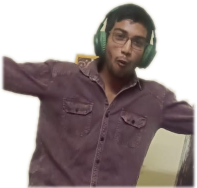
#> input picture assets/teja/teja_hero.png, 197 x 188 px
$ python make_cutout.py assets/teja/teja_hero.png
#> lines starting #> are read from the running program, lines starting #| are printed output that depends on the picture; after the words box and inside, x2 and y2 are one past the last pixel; in counts of white or black regions, pixels touching at a corner belong together; long printed decimals are rounded
import argparse
import numpy as np
from PIL import Image, ImageFilter
from scipy import ndimage

parser = argparse.ArgumentParser(description="Create a transparent character cutout.")
parser.add_argument("source", help="Path to the original character photo")
src = parser.parse_args().source
img = Image.open(src).convert("RGBA")
#> img is the input picture: PIL image 197x188 RGBA; mean R, G, B, A 135.5, 120.6, 109.7, 157.4
arr = np.array(img, dtype=float)
h, w, _ = arr.shape
#> h = 188; w = 197

# Convert to Lab or HSV for cleaner background separation
rgb = arr[:, :, :3] / 255.0

# Brightness
val = np.max(rgb, axis=2)
# Saturation
delta = np.max(rgb, axis=2) - np.min(rgb, axis=2)
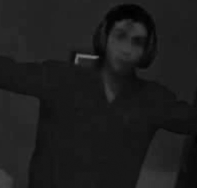
#> delta: shape (188, 197) float64; min 0, max 0.467, mean 0.114
sat = np.zeros_like(val)
nonzero = val > 0
#> nonzero: shape (188, 197) bool; every value is 1
sat[nonzero] = delta[nonzero] / val[nonzero]
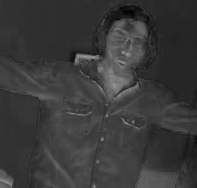
#> sat: shape (188, 197) float64; min 0, max 0.64, mean 0.228

# Wall reference:
# At y < 40, x in [10, 230]
wall_sample = arr[:30, 20:80, :3].mean(axis=(0, 1))
#> wall_sample = [195.3, 188.8, 159.4]
print("Wall sample RGB:", wall_sample)
#| Wall sample RGB: [195.283 188.759 159.445     ]

# Color difference from wall sample
diff = np.sqrt(np.sum((arr[:, :, :3] - wall_sample)**2, axis=2))
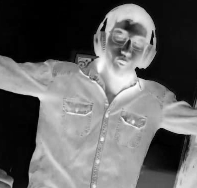
#> diff: shape (188, 197) float64; min 0.58, max 273, mean 107.9; drawn with min black and max white

# Background candidate: low saturation or close to wall color
# Face: skin has distinct R > G > B, saturation > 0.25, R > 130
# Shirt: plum/purple, B and R higher than G, val < 0.5
# Green headphones: G is much higher than R and B!
# Hair: dark, val < 0.35

is_person_feature = (
    # Dark hair or dark shirt
    (val < 0.46) |
    # Green headphones: green channel dominant
    ((arr[:, :, 1] > arr[:, :, 0] + 5) & (arr[:, :, 1] > arr[:, :, 2] + 15) & (arr[:, :, 1] > 60)) |
    # Shirt purple/maroon: R > G and B > G and val < 0.55
    ((arr[:, :, 0] > arr[:, :, 1] + 10) & (arr[:, :, 2] > arr[:, :, 1] + 2) & (val < 0.6)) |
    # Face skin: R > G + 10, G > B + 10, in central face box [45:120, 95:165]
    ((arr[:, :, 0] > arr[:, :, 1] + 8) & (arr[:, :, 1] > arr[:, :, 2] + 10) & (diff > 25))
)
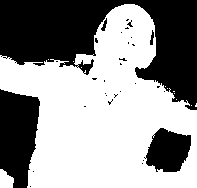
#> is_person_feature: shape (188, 197) bool; 58.1% white; 31 black regions (26 under 20 px), largest, box (x1, y1, x2, y2) and area: (0, 0, 197, 110) 10867, (0, 89, 40, 188) 3021, (144, 128, 191, 172) 1455, (101, 18, 107, 31) 37, (150, 30, 154, 45) 36

# Mirror on bottom right: x > 200, y > 100
# Notice mirror has dark frame: x in [200, 243], y in [105, 236]
# Let's inspect right arm: right arm of shirt is at x in [160, 215], y in [100, 180]
# Outside right arm, x > 210 and y > 110 is mirror
is_mirror = (np.arange(w)[None, :] > 205) & (np.arange(h)[:, None] > 105)

# Clear background mask
is_bg = (diff < 42) & ~is_person_feature
#> is_bg: shape (188, 197) bool; 40.1% white; 9 white regions (4 under 20 px), largest, box (x1, y1, x2, y2) and area: (0, 0, 197, 107) 10451, (0, 89, 40, 188) 3015, (145, 128, 190, 172) 1308, (101, 19, 107, 31) 27, (150, 32, 154, 45) 25
is_bg[:40, :] = True # Top 40 rows are all above head
is_bg[:, :15] = True # Far left wall
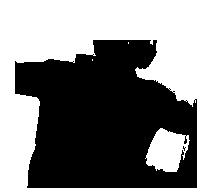
#> is_bg: shape (188, 197) bool; 46.6% white; 4 white regions (2 under 20 px), largest, box (x1, y1, x2, y2) and area: (0, 0, 197, 188) 15944, (145, 128, 190, 172) 1308
is_bg[is_mirror] = True # Mirror frame on right

# Flood fill background from top border
bg_seeds = np.zeros((h, w), dtype=bool)
bg_seeds[0, :] = True
bg_seeds[:30, :30] = True
bg_seeds[:30, -30:] = True
bg_seeds[-30:, -30:] = True # Mirror corner

# Grow background into non-person regions
fg_mask = ~is_bg
# Fill holes inside the person
fg_mask = ndimage.binary_fill_holes(fg_mask)
#> fg_mask: shape (188, 197) bool; 57% white; 1 black region, box (x1, y1, x2, y2) and area: (0, 0, 197, 188) 15939

# Keep largest connected component (the person)
labeled, num = ndimage.label(fg_mask)
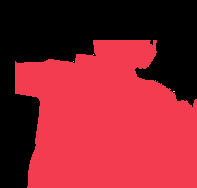
#> labeled: shape (188, 197) int32; 5 distinct labels, from 0 to 4; one colour per label, 0 black
#> num = 4
sizes = ndimage.sum(fg_mask, labeled, range(1, num + 1))
#> sizes = [21093, 1, 1, 2]
if len(sizes) > 0:
    largest_label = np.argmax(sizes) + 1
#> largest_label = 1
    fg_mask = (labeled == largest_label)
#> fg_mask: shape (188, 197) bool; 57% white; 1 black region, box (x1, y1, x2, y2) and area: (0, 0, 197, 188) 15943

# Smooth edges with slight dilation then erosion or alpha feathering
fg_mask = ndimage.binary_fill_holes(fg_mask)
fg_mask = ndimage.binary_closing(fg_mask, structure=np.ones((3, 3)))
#> fg_mask: shape (188, 197) bool; 56.3% white; 2 black regions (1 under 20 px), largest, box (x1, y1, x2, y2) and area: (0, 0, 197, 188) 16167

# Create smooth alpha channel
alpha = fg_mask.astype(float) * 255.0
alpha_img = Image.fromarray(alpha.astype(np.uint8)).filter(ImageFilter.GaussianBlur(1.2))

# Composite
result = Image.new("RGBA", (w, h), (0, 0, 0, 0))
#> result: PIL image 197x188 RGBA; every value is 0
result.paste(img, (0, 0))
result.putalpha(alpha_img)

# Crop to non-transparent bounding box
bbox = result.getbbox()
#> bbox = (12, 37, 197, 188)
if bbox:
    cropped = result.crop(bbox)
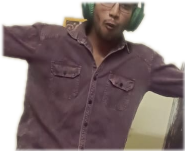
#> cropped: PIL image 185x151 RGBA; mean R, G, B, A 122.9, 106, 99.2, 190.4; transparent parts drawn white
else:
    cropped = result

cropped.save("assets/teja/teja_cutout.png")
print("Saved assets/teja/teja_cutout.png with size:", cropped.size)
#| Saved assets/teja/teja_cutout.png with size: (185, 151)
